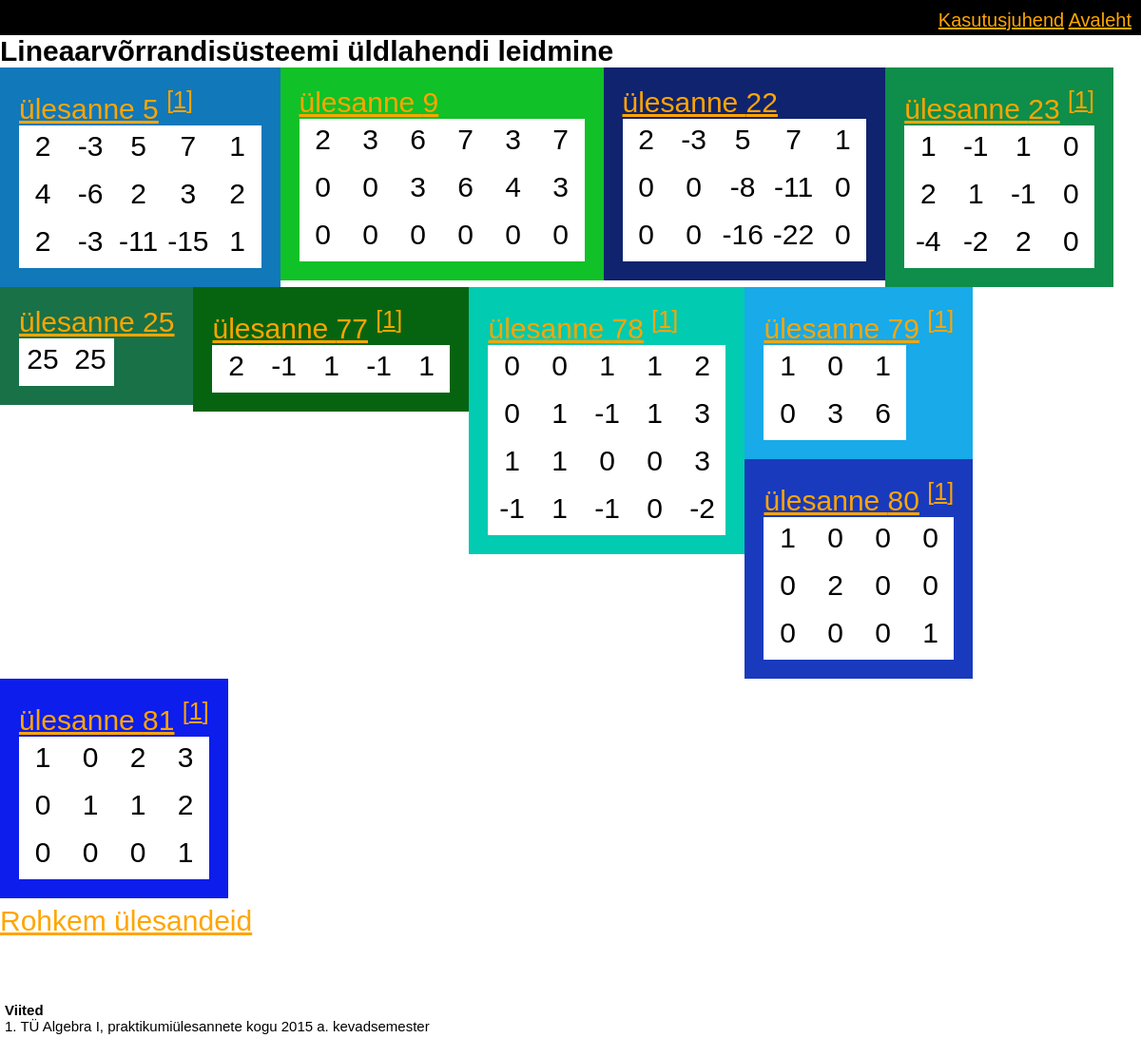
Page /index.php?tüüp=3&lk=0 on the committed database.
### tables this page shows
CREATE TABLE IF NOT EXISTS `viited` (
  `Id` int(11) NOT NULL AUTO_INCREMENT,
  `pealkiri` varchar(400) DEFAULT NULL,
  PRIMARY KEY (`Id`),
  UNIQUE KEY `Id` (`Id`)
);

### andmebaas.php (the view, shortened to what this page needs)
<?php
function renderda_ülesande_link($sql_rida){
	$hakkliha = explode("\n", $sql_rida['sisu']);
	$suvaline_v2rv = sprintf( "#%06X\n", mt_rand( 0, 0x222222 ));
	$tulem = "<div class=\"kast_avaleht\" style=\"background-color:" .$suvaline_v2rv. "\">";
	$tulem = $tulem . "<div class=\"maatriksi_konteiner_avaleht\">";
	if(isset($_GET['lk'])){
		$tulem = $tulem . '<a href="lahenda.php?lk='.$_GET['lk'].'&ülesanne=' . $sql_rida['id'] . '">ülesanne ' . $sql_rida['id'] . '</a> ';
	}else{
		$tulem = $tulem . '<a href="lahenda.php?ülesanne=' . $sql_rida['id'] . '">ülesanne ' . $sql_rida['id'] . '</a> ';
	}
	if ($sql_rida['allikas'] != null){
		$tulem = $tulem . '<sup><a href="#' . $sql_rida['allikas'] . '">['.$sql_rida['allikas'].']</a></sup>';
	}
	$tulem = $tulem . "<table><tbody>";
	foreach($hakkliha as $result) {
		$tulem = $tulem . "<tr>";
		$hakkliha2 = explode(" ", $result);
		foreach($hakkliha2 as $result2) {
			$tulem = $tulem . "<td><div>";
			if ( strpos($result2, '/') !== false ) {
				$tulem = $tulem .  '<script>document.write(printMurd("'.str_replace(array("\r\n", "\r", "\n"), "", $result2).'"))</script>' ;
			}
			else {
				$tulem = $tulem . $result2 ;
			}
			$tulem = $tulem . "</div></td>";
		}
		$tulem = $tulem . "</tr>";
	}
	$tulem = $tulem . "</tbody></table></div></div>";
	echo $tulem;
}
function viited($vajalikud){
	if (count($vajalikud) >0 ){
		global $conn;
		$stmt = $conn->prepare("SELECT * FROM viited WHERE id=".implode(" or id=",$vajalikud));
		$stmt->execute();
		$stmt->setFetchMode(PDO::FETCH_ASSOC);
		$result = $stmt->fetchAll();
			echo '<br><div class="kastide_organisaator_avaleht viited"><b>Viited</b><br>';
			foreach($result as $r) {
				echo '<a name="'.$r['Id'].'">'.$r['Id'].'. '.$r['pealkiri'].'<br></a>';
			}
			echo '</div>';
	}
};
function ülesanded($tp, $lk){
	global $conn;
	$stmt = $conn->prepare("SELECT * FROM tüüp WHERE id=" . $tp);
	$stmt->execute();
	$stmt->setFetchMode(PDO::FETCH_ASSOC);
	$r = $stmt->fetchAll();
	$stmt = $conn->prepare("SELECT id,sisu,allikas FROM ülesanne WHERE tüüp=" . $tp." and peida_kataloogist!=1");
	$stmt->execute();
	$stmt->setFetchMode(PDO::FETCH_ASSOC);
	$result = $stmt->fetchAll();
	echo '<b>' . $r[0]['kirjeldus'] . '</b><br><div class="kastide_organisaator_avaleht">';
	$loendur = 0;
	for ($i = $lk * 10; $i < ($lk * 10) + 10; $i++) {
		if (isset($result[$i])) {
			$loendur++;
			renderda_ülesande_link($result[$i]);
		}
	}
	echo '</div>';
	if ($loendur >= 10) {
		$lkPlussYks = $lk + 1;
		echo '<br><a href="index.php?tüüp=' . $tp . '&lk=' . $lkPlussYks . '">Rohkem ülesandeid</a><br><br>';
	}
	else if ($loendur == 0) {
		echo 'Pole';
	}
};
?>

### stiil.css (style rules this page uses)
body { margin: 0; padding: 0; font-family: Arial; font-size: 30px; }
a:link { color: orange; }
table { background-color: #4F4F4F; table-layout: fixed; border-collapse: collapse; }
table td { background-color: #FFF; overflow: hidden; text-align: center; padding: 5px; }
table td > div { text-align: center; vertical-align: middle; overflow: hidden; min-width: 40px; height: 40px; white-space: nowrap; }
div.kast_avaleht { display: inline-block; float: left; position: relative; }
div.maatriksi_konteiner_avaleht { float: left; margin-top: 20px; margin-right: 20px; margin-left: 20px; margin-bottom: 20px; }
div.kastide_organisaator_avaleht { display: inline-block; }
div.kastide_organisaator_avaleht.viited { font-size: 15px; padding-left: 5px; padding-right: 5px; }

### rows in the picture
tüüp: kirjeldus "Lineaarvõrrandisüsteemi üldlahendi leidmine"
ülesanne: Id "5", allikas "1"
ülesanne: Id "9"
ülesanne: Id "22"
ülesanne: Id "23", allikas "1"
ülesanne: Id "25"
ülesanne: Id "77", allikas "1"
ülesanne: Id "78", allikas "1"
ülesanne: Id "79", allikas "1"
ülesanne: Id "80", allikas "1"
ülesanne: Id "81", allikas "1"
viited: Id "1", pealkiri "TÜ Algebra I, praktikumiülesannete kogu 2015 a. kevadsemester"

### other values in the picture
$tulem "2 -3 5 7 1 4 -6 2 3 2 2 -3 -11 -15 1"
$tulem "2 3 6 7 3 7 0 0 3 6 4 3 0 0 0 0 0 0"
$tulem "2 -3 5 7 1 0 0 -8 -11 0 0 0 -16 -22 0"
$tulem "1 -1 1 0 2 1 -1 0 -4 -2 2 0"
$tulem "25 25"
$tulem "2 -1 1 -1 1"
$tulem "0 0 1 1 2 0 1 -1 1 3 1 1 0 0 3 -1 1 -1 0 -2"
$tulem "1 0 1 0 3 6"
$tulem "1 0 0 0 0 2 0 0 0 0 0 1"
$tulem "1 0 2 3 0 1 1 2 0 0 0 1"
